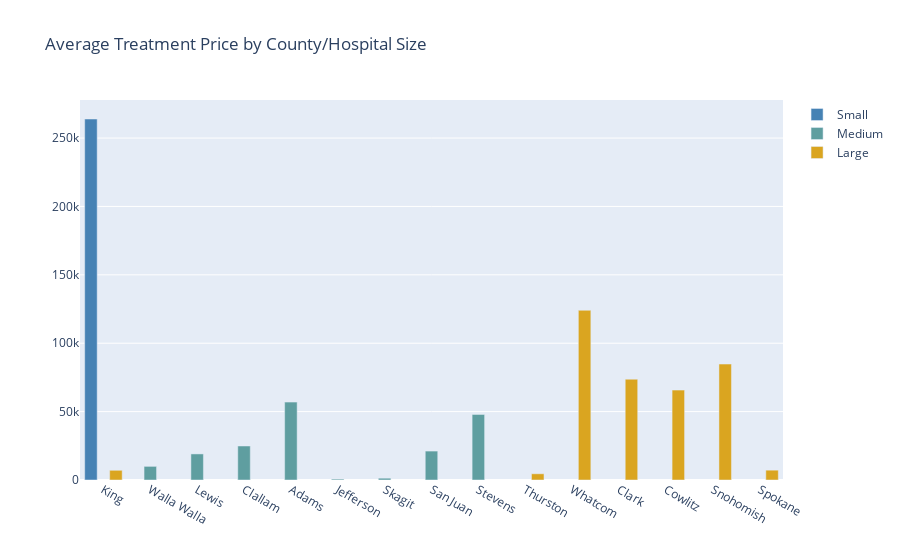

Here is the notebook cell this chart was saved with:
### Markdown cell above
#### 3. Price Comparison

### Code cell
# create separate bar for each hospital size and calculate the mean of each categoty
small = go.Bar(
              x = hospital_all[hospital_all.hospital_size == 'Small']['county'].unique(),
              y = hospital_all[hospital_all.hospital_size == 'Small'].groupby(['county'])['price'].mean(),
              name = 'Small',
              marker_color = 'steelblue',)
medium = go.Bar(
              x = hospital_all[hospital_all.hospital_size == 'Medium']['county'].unique(),
              y = hospital_all[hospital_all.hospital_size == 'Medium'].groupby(['county'])['price'].mean(),
              name = 'Medium',
              marker_color = 'cadetblue')
large = go.Bar(
              x = hospital_all[hospital_all.hospital_size == 'Large']['county'].unique(),
              y = hospital_all[hospital_all.hospital_size == 'Large'].groupby(['county'])['price'].mean(),
              name = 'Large',
              marker_color = 'goldenrod')

# combine 3 bard together
fig_3 = go.Figure(data = [small, medium, large])
fig_3.update_layout(barmode = 'group',
                   title="Average Treatment Price by County/Hospital Size")
fig_3.show()

### Figure 1 — Plotly figure (JSON) as saved in the notebook; plotly's stock layout.template omitted (floating-point values rounded to 4 significant figures)
{"data": [{"marker": {"color": "steelblue"}, "name": "Small", "type": "bar", "x": ["King"], "y": [263900.0]}, {"marker": {"color": "cadetblue"}, "name": "Medium", "type": "bar", "x": ["Walla Walla", "Lewis", "Clallam", "Adams", "Jefferson", "Skagit", "San Juan", "Stevens"], "y": [9972.0, 19070.0, 24860.0, 56950.0, 674.1, 1323.0, 21150.0, 47940.0]}, {"marker": {"color": "goldenrod"}, "name": "Large", "type": "bar", "x": ["King", "Thurston", "Whatcom", "Clark", "Cowlitz", "Snohomish", "Spokane"], "y": [7097.0, 4553.0, 124100.0, 73710.0, 65710.0, 84770.0, 7194.0]}], "layout": {"barmode": "group", "title": {"text": "Average Treatment Price by County/Hospital Size"}}}
